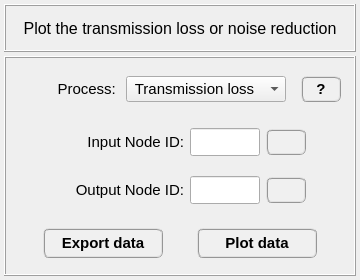
<?xml version="1.0" encoding="UTF-8"?>
<ui version="4.0">
 <class>Dialog</class>
 <widget class="QDialog" name="Dialog">
  <property name="windowModality">
   <enum>Qt::NonModal</enum>
  </property>
  <property name="geometry">
   <rect>
    <x>0</x>
    <y>0</y>
    <width>360</width>
    <height>280</height>
   </rect>
  </property>
  <property name="sizePolicy">
   <sizepolicy hsizetype="Fixed" vsizetype="Expanding">
    <horstretch>0</horstretch>
    <verstretch>0</verstretch>
   </sizepolicy>
  </property>
  <property name="minimumSize">
   <size>
    <width>360</width>
    <height>240</height>
   </size>
  </property>
  <property name="maximumSize">
   <size>
    <width>360</width>
    <height>280</height>
   </size>
  </property>
  <property name="contextMenuPolicy">
   <enum>Qt::DefaultContextMenu</enum>
  </property>
  <property name="windowTitle">
   <string>Plot TL or NR</string>
  </property>
  <property name="whatsThis">
   <string/>
  </property>
  <layout class="QGridLayout" name="gridLayout_3">
   <property name="leftMargin">
    <number>4</number>
   </property>
   <property name="topMargin">
    <number>4</number>
   </property>
   <property name="rightMargin">
    <number>4</number>
   </property>
   <property name="bottomMargin">
    <number>4</number>
   </property>
   <property name="spacing">
    <number>4</number>
   </property>
   <item row="0" column="0">
    <widget class="QFrame" name="frame_title">
     <property name="minimumSize">
      <size>
       <width>320</width>
       <height>48</height>
      </size>
     </property>
     <property name="maximumSize">
      <size>
       <width>16777215</width>
       <height>48</height>
      </size>
     </property>
     <property name="frameShape">
      <enum>QFrame::Box</enum>
     </property>
     <property name="frameShadow">
      <enum>QFrame::Raised</enum>
     </property>
     <property name="lineWidth">
      <number>1</number>
     </property>
     <layout class="QGridLayout" name="gridLayout">
      <property name="leftMargin">
       <number>0</number>
      </property>
      <property name="topMargin">
       <number>0</number>
      </property>
      <property name="rightMargin">
       <number>0</number>
      </property>
      <property name="bottomMargin">
       <number>0</number>
      </property>
      <property name="spacing">
       <number>0</number>
      </property>
      <item row="0" column="0">
       <widget class="QLabel" name="Title">
        <property name="minimumSize">
         <size>
          <width>300</width>
          <height>30</height>
         </size>
        </property>
        <property name="maximumSize">
         <size>
          <width>410</width>
          <height>30</height>
         </size>
        </property>
        <property name="font">
         <font>
          <family>MS Shell Dlg 2</family>
          <pointsize>12</pointsize>
          <weight>50</weight>
          <italic>false</italic>
          <bold>false</bold>
         </font>
        </property>
        <property name="text">
         <string>Plot the transmission loss or noise reduction</string>
        </property>
        <property name="textFormat">
         <enum>Qt::AutoText</enum>
        </property>
        <property name="alignment">
         <set>Qt::AlignCenter</set>
        </property>
       </widget>
      </item>
     </layout>
    </widget>
   </item>
   <item row="1" column="0">
    <widget class="QFrame" name="frame_main">
     <property name="minimumSize">
      <size>
       <width>320</width>
       <height>180</height>
      </size>
     </property>
     <property name="maximumSize">
      <size>
       <width>480</width>
       <height>360</height>
      </size>
     </property>
     <property name="frameShape">
      <enum>QFrame::Box</enum>
     </property>
     <property name="frameShadow">
      <enum>QFrame::Raised</enum>
     </property>
     <layout class="QGridLayout" name="gridLayout_7">
      <property name="leftMargin">
       <number>4</number>
      </property>
      <property name="topMargin">
       <number>4</number>
      </property>
      <property name="rightMargin">
       <number>4</number>
      </property>
      <property name="bottomMargin">
       <number>4</number>
      </property>
      <property name="spacing">
       <number>4</number>
      </property>
      <item row="3" column="0">
       <widget class="QFrame" name="frame_4">
        <property name="frameShape">
         <enum>QFrame::NoFrame</enum>
        </property>
        <property name="frameShadow">
         <enum>QFrame::Raised</enum>
        </property>
        <layout class="QGridLayout" name="gridLayout_6">
         <property name="leftMargin">
          <number>0</number>
         </property>
         <property name="topMargin">
          <number>0</number>
         </property>
         <property name="rightMargin">
          <number>0</number>
         </property>
         <property name="bottomMargin">
          <number>0</number>
         </property>
         <property name="spacing">
          <number>0</number>
         </property>
         <item row="0" column="1">
          <widget class="QPushButton" name="pushButton_call_data_exporter">
           <property name="minimumSize">
            <size>
             <width>120</width>
             <height>30</height>
            </size>
           </property>
           <property name="maximumSize">
            <size>
             <width>160</width>
             <height>30</height>
            </size>
           </property>
           <property name="font">
            <font>
             <family>MS Shell Dlg 2</family>
             <pointsize>11</pointsize>
             <weight>75</weight>
             <italic>false</italic>
             <bold>true</bold>
            </font>
           </property>
           <property name="styleSheet">
            <string notr="true">QPushButton{border-radius: 6px; border-color: rgb(150, 150, 150); border-style: ridge; border-width: 2px; color: rgb(0, 0, 0); background-color: rgb(240, 240, 240); font: 75 bold 11pt &quot;MS Shell Dlg 2&quot;}
QPushButton:hover{border-radius: 6px; border-color: rgb(0, 170, 255); border-style: ridge; border-width: 2px; color: rgb(0, 0, 0); background-color: rgba(174, 213, 255, 100); font: 75 bold 11pt &quot;MS Shell Dlg 2&quot;}
QPushButton:pressed{border-radius: 6px; border-color: rgb(0, 170, 255); border-style: ridge; border-width: 3px; color: rgb(0, 0, 0); background-color: rgb(174, 213, 255); font: 75 bold 11pt &quot;MS Shell Dlg 2&quot;}</string>
           </property>
           <property name="text">
            <string>Export data</string>
           </property>
           <property name="flat">
            <bool>false</bool>
           </property>
          </widget>
         </item>
         <item row="0" column="3">
          <widget class="QPushButton" name="pushButton_plot_frequency_response">
           <property name="minimumSize">
            <size>
             <width>120</width>
             <height>30</height>
            </size>
           </property>
           <property name="maximumSize">
            <size>
             <width>160</width>
             <height>30</height>
            </size>
           </property>
           <property name="font">
            <font>
             <family>MS Shell Dlg 2</family>
             <pointsize>11</pointsize>
             <weight>75</weight>
             <italic>false</italic>
             <bold>true</bold>
            </font>
           </property>
           <property name="styleSheet">
            <string notr="true">QPushButton{border-radius: 6px; border-color: rgb(150, 150, 150); border-style: ridge; border-width: 2px; color: rgb(0, 0, 0); background-color: rgb(240, 240, 240); font: 75 bold 11pt &quot;MS Shell Dlg 2&quot;}
QPushButton:hover{border-radius: 6px; border-color: rgb(0, 170, 255); border-style: ridge; border-width: 2px; color: rgb(0, 0, 0); background-color: rgba(174, 213, 255, 100); font: 75 bold 11pt &quot;MS Shell Dlg 2&quot;}
QPushButton:pressed{border-radius: 6px; border-color: rgb(0, 170, 255); border-style: ridge; border-width: 3px; color: rgb(0, 0, 0); background-color: rgb(174, 213, 255); font: 75 bold 11pt &quot;MS Shell Dlg 2&quot;}</string>
           </property>
           <property name="text">
            <string>Plot data</string>
           </property>
          </widget>
         </item>
         <item row="0" column="0">
          <widget class="QFrame" name="frame_8">
           <property name="frameShape">
            <enum>QFrame::NoFrame</enum>
           </property>
           <property name="frameShadow">
            <enum>QFrame::Raised</enum>
           </property>
          </widget>
         </item>
         <item row="0" column="2">
          <widget class="QFrame" name="frame_7">
           <property name="frameShape">
            <enum>QFrame::NoFrame</enum>
           </property>
           <property name="frameShadow">
            <enum>QFrame::Raised</enum>
           </property>
          </widget>
         </item>
         <item row="0" column="4">
          <widget class="QFrame" name="frame_13">
           <property name="frameShape">
            <enum>QFrame::NoFrame</enum>
           </property>
           <property name="frameShadow">
            <enum>QFrame::Raised</enum>
           </property>
          </widget>
         </item>
        </layout>
       </widget>
      </item>
      <item row="1" column="0">
       <widget class="QFrame" name="frame_2">
        <property name="maximumSize">
         <size>
          <width>16777215</width>
          <height>44</height>
         </size>
        </property>
        <property name="frameShape">
         <enum>QFrame::NoFrame</enum>
        </property>
        <property name="frameShadow">
         <enum>QFrame::Raised</enum>
        </property>
        <layout class="QGridLayout" name="gridLayout_4">
         <property name="leftMargin">
          <number>4</number>
         </property>
         <property name="topMargin">
          <number>4</number>
         </property>
         <property name="rightMargin">
          <number>4</number>
         </property>
         <property name="bottomMargin">
          <number>4</number>
         </property>
         <property name="horizontalSpacing">
          <number>6</number>
         </property>
         <property name="verticalSpacing">
          <number>4</number>
         </property>
         <item row="0" column="3">
          <widget class="QPushButton" name="pushButton_flip_nodes_1">
           <property name="minimumSize">
            <size>
             <width>40</width>
             <height>26</height>
            </size>
           </property>
           <property name="maximumSize">
            <size>
             <width>40</width>
             <height>26</height>
            </size>
           </property>
           <property name="font">
            <font>
             <family>MS Shell Dlg 2</family>
             <pointsize>11</pointsize>
             <weight>75</weight>
             <italic>false</italic>
             <bold>true</bold>
            </font>
           </property>
           <property name="toolTip">
            <string>Press to flip nodes.</string>
           </property>
           <property name="styleSheet">
            <string notr="true">QPushButton{border-radius: 6px; border-color: rgb(150, 150, 150); border-style: ridge; border-width: 2px; color: rgb(0, 0, 0); background-color: rgb(240, 240, 240); font: 75 bold 11pt &quot;MS Shell Dlg 2&quot;}
QPushButton:hover{border-radius: 6px; border-color: rgb(0, 170, 255); border-style: ridge; border-width: 2px; color: rgb(0, 0, 0); background-color: rgba(174, 213, 255, 100); font: 75 bold 11pt &quot;MS Shell Dlg 2&quot;}
QPushButton:pressed{border-radius: 6px; border-color: rgb(0, 170, 255); border-style: ridge; border-width: 3px; color: rgb(0, 0, 0); background-color: rgb(174, 213, 255); font: 75 bold 11pt &quot;MS Shell Dlg 2&quot;}</string>
           </property>
           <property name="text">
            <string/>
           </property>
           <property name="iconSize">
            <size>
             <width>20</width>
             <height>20</height>
            </size>
           </property>
           <property name="flat">
            <bool>false</bool>
           </property>
          </widget>
         </item>
         <item row="0" column="1">
          <widget class="QLabel" name="Input_NodeID">
           <property name="minimumSize">
            <size>
             <width>130</width>
             <height>28</height>
            </size>
           </property>
           <property name="maximumSize">
            <size>
             <width>140</width>
             <height>28</height>
            </size>
           </property>
           <property name="font">
            <font>
             <family>MS Shell Dlg 2</family>
             <pointsize>11</pointsize>
             <weight>50</weight>
             <italic>false</italic>
             <bold>false</bold>
            </font>
           </property>
           <property name="text">
            <string>&lt;html&gt;&lt;head/&gt;&lt;body&gt;&lt;p align=&quot;right&quot;&gt;Input Node ID:&lt;/p&gt;&lt;/body&gt;&lt;/html&gt;</string>
           </property>
           <property name="alignment">
            <set>Qt::AlignCenter</set>
           </property>
          </widget>
         </item>
         <item row="0" column="2">
          <widget class="QLineEdit" name="lineEdit_input_node_id">
           <property name="minimumSize">
            <size>
             <width>70</width>
             <height>28</height>
            </size>
           </property>
           <property name="maximumSize">
            <size>
             <width>70</width>
             <height>28</height>
            </size>
           </property>
           <property name="font">
            <font>
             <family>Arial</family>
             <pointsize>11</pointsize>
             <weight>75</weight>
             <italic>true</italic>
             <bold>true</bold>
            </font>
           </property>
           <property name="layoutDirection">
            <enum>Qt::LeftToRight</enum>
           </property>
           <property name="styleSheet">
            <string notr="true"/>
           </property>
           <property name="alignment">
            <set>Qt::AlignCenter</set>
           </property>
          </widget>
         </item>
         <item row="0" column="0">
          <widget class="QFrame" name="frame_11">
           <property name="frameShape">
            <enum>QFrame::NoFrame</enum>
           </property>
           <property name="frameShadow">
            <enum>QFrame::Raised</enum>
           </property>
          </widget>
         </item>
         <item row="0" column="4">
          <widget class="QFrame" name="frame_12">
           <property name="frameShape">
            <enum>QFrame::NoFrame</enum>
           </property>
           <property name="frameShadow">
            <enum>QFrame::Raised</enum>
           </property>
          </widget>
         </item>
        </layout>
       </widget>
      </item>
      <item row="2" column="0">
       <widget class="QFrame" name="frame">
        <property name="maximumSize">
         <size>
          <width>16777215</width>
          <height>44</height>
         </size>
        </property>
        <property name="frameShape">
         <enum>QFrame::NoFrame</enum>
        </property>
        <property name="frameShadow">
         <enum>QFrame::Raised</enum>
        </property>
        <layout class="QGridLayout" name="gridLayout_2">
         <property name="leftMargin">
          <number>4</number>
         </property>
         <property name="topMargin">
          <number>4</number>
         </property>
         <property name="rightMargin">
          <number>4</number>
         </property>
         <property name="bottomMargin">
          <number>4</number>
         </property>
         <property name="horizontalSpacing">
          <number>6</number>
         </property>
         <property name="verticalSpacing">
          <number>4</number>
         </property>
         <item row="0" column="2">
          <widget class="QLineEdit" name="lineEdit_output_node_id">
           <property name="minimumSize">
            <size>
             <width>70</width>
             <height>28</height>
            </size>
           </property>
           <property name="maximumSize">
            <size>
             <width>70</width>
             <height>28</height>
            </size>
           </property>
           <property name="font">
            <font>
             <family>Arial</family>
             <pointsize>11</pointsize>
             <weight>75</weight>
             <italic>true</italic>
             <bold>true</bold>
            </font>
           </property>
           <property name="layoutDirection">
            <enum>Qt::LeftToRight</enum>
           </property>
           <property name="styleSheet">
            <string notr="true"/>
           </property>
           <property name="alignment">
            <set>Qt::AlignCenter</set>
           </property>
          </widget>
         </item>
         <item row="0" column="1">
          <widget class="QLabel" name="Output_NodeID">
           <property name="minimumSize">
            <size>
             <width>130</width>
             <height>28</height>
            </size>
           </property>
           <property name="maximumSize">
            <size>
             <width>140</width>
             <height>28</height>
            </size>
           </property>
           <property name="font">
            <font>
             <family>MS Shell Dlg 2</family>
             <pointsize>11</pointsize>
             <weight>50</weight>
             <italic>false</italic>
             <bold>false</bold>
            </font>
           </property>
           <property name="text">
            <string>&lt;html&gt;&lt;head/&gt;&lt;body&gt;&lt;p align=&quot;right&quot;&gt;Output Node ID:&lt;/p&gt;&lt;/body&gt;&lt;/html&gt;</string>
           </property>
           <property name="alignment">
            <set>Qt::AlignCenter</set>
           </property>
          </widget>
         </item>
         <item row="0" column="3">
          <widget class="QPushButton" name="pushButton_flip_nodes_2">
           <property name="minimumSize">
            <size>
             <width>40</width>
             <height>26</height>
            </size>
           </property>
           <property name="maximumSize">
            <size>
             <width>40</width>
             <height>26</height>
            </size>
           </property>
           <property name="font">
            <font>
             <family>MS Shell Dlg 2</family>
             <pointsize>11</pointsize>
             <weight>75</weight>
             <italic>false</italic>
             <bold>true</bold>
            </font>
           </property>
           <property name="toolTip">
            <string>Press to flip nodes.</string>
           </property>
           <property name="styleSheet">
            <string notr="true">QPushButton{border-radius: 6px; border-color: rgb(150, 150, 150); border-style: ridge; border-width: 2px; color: rgb(0, 0, 0); background-color: rgb(240, 240, 240); font: 75 bold 11pt &quot;MS Shell Dlg 2&quot;}
QPushButton:hover{border-radius: 6px; border-color: rgb(0, 170, 255); border-style: ridge; border-width: 2px; color: rgb(0, 0, 0); background-color: rgba(174, 213, 255, 100); font: 75 bold 11pt &quot;MS Shell Dlg 2&quot;}
QPushButton:pressed{border-radius: 6px; border-color: rgb(0, 170, 255); border-style: ridge; border-width: 3px; color: rgb(0, 0, 0); background-color: rgb(174, 213, 255); font: 75 bold 11pt &quot;MS Shell Dlg 2&quot;}</string>
           </property>
           <property name="text">
            <string/>
           </property>
           <property name="iconSize">
            <size>
             <width>20</width>
             <height>20</height>
            </size>
           </property>
           <property name="flat">
            <bool>false</bool>
           </property>
          </widget>
         </item>
         <item row="0" column="4">
          <widget class="QFrame" name="frame_9">
           <property name="frameShape">
            <enum>QFrame::NoFrame</enum>
           </property>
           <property name="frameShadow">
            <enum>QFrame::Raised</enum>
           </property>
          </widget>
         </item>
         <item row="0" column="0">
          <widget class="QFrame" name="frame_10">
           <property name="frameShape">
            <enum>QFrame::NoFrame</enum>
           </property>
           <property name="frameShadow">
            <enum>QFrame::Raised</enum>
           </property>
          </widget>
         </item>
        </layout>
       </widget>
      </item>
      <item row="0" column="0">
       <widget class="QFrame" name="frame_3">
        <property name="frameShape">
         <enum>QFrame::NoFrame</enum>
        </property>
        <property name="frameShadow">
         <enum>QFrame::Raised</enum>
        </property>
        <layout class="QGridLayout" name="gridLayout_5">
         <property name="leftMargin">
          <number>0</number>
         </property>
         <property name="topMargin">
          <number>0</number>
         </property>
         <property name="rightMargin">
          <number>0</number>
         </property>
         <property name="bottomMargin">
          <number>0</number>
         </property>
         <item row="0" column="2">
          <widget class="QComboBox" name="comboBox_processing_selector">
           <property name="minimumSize">
            <size>
             <width>160</width>
             <height>26</height>
            </size>
           </property>
           <property name="maximumSize">
            <size>
             <width>160</width>
             <height>26</height>
            </size>
           </property>
           <property name="font">
            <font>
             <pointsize>11</pointsize>
            </font>
           </property>
           <item>
            <property name="text">
             <string> Transmission loss</string>
            </property>
           </item>
           <item>
            <property name="text">
             <string> Noise reduction</string>
            </property>
           </item>
          </widget>
         </item>
         <item row="0" column="1">
          <widget class="QLabel" name="label">
           <property name="font">
            <font>
             <pointsize>11</pointsize>
            </font>
           </property>
           <property name="text">
            <string>Process: </string>
           </property>
           <property name="alignment">
            <set>Qt::AlignRight|Qt::AlignTrailing|Qt::AlignVCenter</set>
           </property>
          </widget>
         </item>
         <item row="0" column="0">
          <widget class="QFrame" name="frame_5">
           <property name="frameShape">
            <enum>QFrame::NoFrame</enum>
           </property>
           <property name="frameShadow">
            <enum>QFrame::Raised</enum>
           </property>
          </widget>
         </item>
         <item row="0" column="3">
          <widget class="QFrame" name="frame_6">
           <property name="frameShape">
            <enum>QFrame::NoFrame</enum>
           </property>
           <property name="frameShadow">
            <enum>QFrame::Raised</enum>
           </property>
           <layout class="QGridLayout" name="gridLayout_8">
            <item row="0" column="0">
             <widget class="QPushButton" name="pushButton_help">
              <property name="minimumSize">
               <size>
                <width>40</width>
                <height>26</height>
               </size>
              </property>
              <property name="maximumSize">
               <size>
                <width>40</width>
                <height>26</height>
               </size>
              </property>
              <property name="font">
               <font>
                <family>MS Shell Dlg 2</family>
                <pointsize>11</pointsize>
                <weight>75</weight>
                <italic>false</italic>
                <bold>true</bold>
               </font>
              </property>
              <property name="toolTip">
               <string>&lt;html&gt;&lt;head/&gt;&lt;body&gt;&lt;p&gt;Help&lt;/p&gt;&lt;/body&gt;&lt;/html&gt;</string>
              </property>
              <property name="styleSheet">
               <string notr="true">QPushButton{border-radius: 6px; border-color: rgb(150, 150, 150); border-style: ridge; border-width: 2px; color: rgb(0, 0, 0); background-color: rgb(240, 240, 240); font: 75 bold 11pt &quot;MS Shell Dlg 2&quot;}
QPushButton:hover{border-radius: 6px; border-color: rgb(0, 170, 255); border-style: ridge; border-width: 2px; color: rgb(0, 0, 0); background-color: rgba(174, 213, 255, 100); font: 75 bold 11pt &quot;MS Shell Dlg 2&quot;}
QPushButton:pressed{border-radius: 6px; border-color: rgb(0, 170, 255); border-style: ridge; border-width: 3px; color: rgb(0, 0, 0); background-color: rgb(174, 213, 255); font: 75 bold 11pt &quot;MS Shell Dlg 2&quot;}</string>
              </property>
              <property name="text">
               <string>?</string>
              </property>
              <property name="iconSize">
               <size>
                <width>20</width>
                <height>20</height>
               </size>
              </property>
              <property name="flat">
               <bool>false</bool>
              </property>
             </widget>
            </item>
           </layout>
          </widget>
         </item>
        </layout>
       </widget>
      </item>
     </layout>
    </widget>
   </item>
  </layout>
 </widget>
 <resources/>
 <connections/>
</ui>
